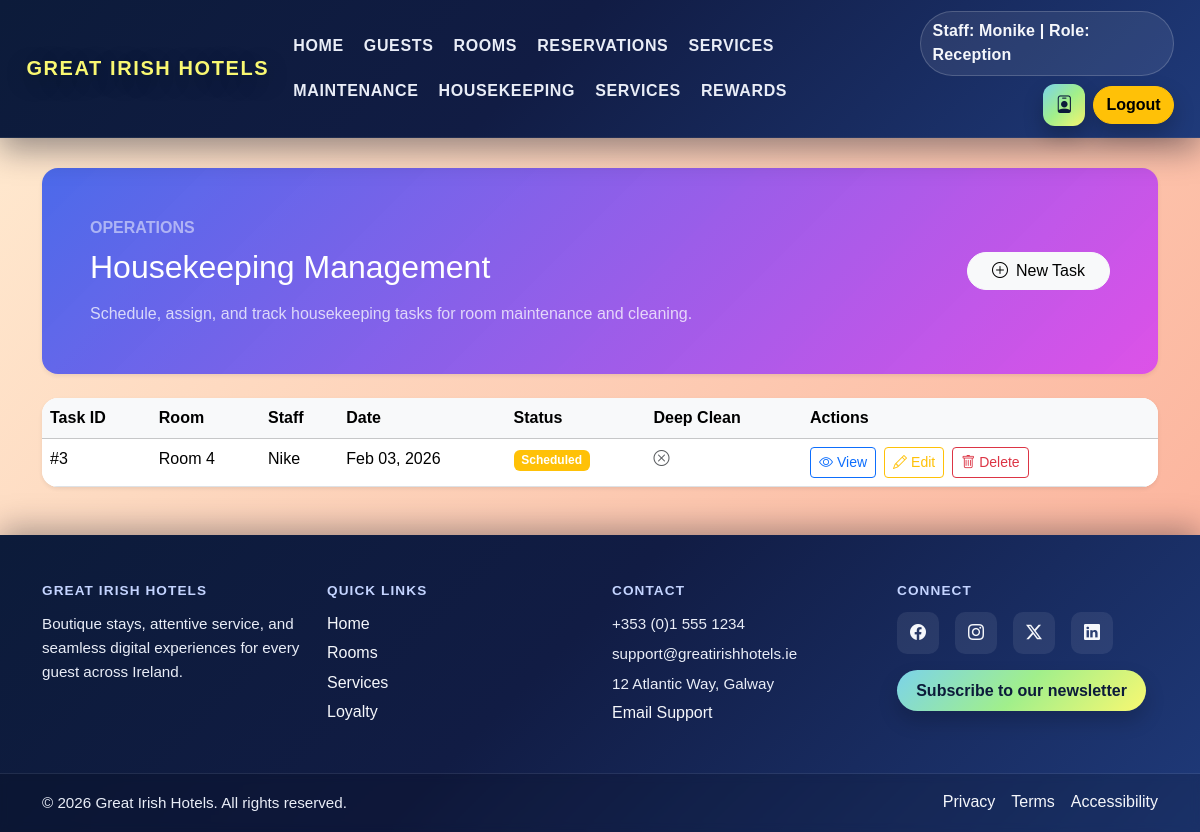
Page /management/housekeeping/ (signed in) on the committed database.
### core/models.py (models this page shows, shortened)
class Staff(models.Model):
	name = models.CharField(max_length=100)
	role = models.ForeignKey('Role', on_delete=models.SET_NULL, null=True)
	email = models.EmailField(unique=True)
	password_hash = models.CharField(max_length=128)

class Role(models.Model):
	ROLE_CATEGORY_CHOICES = [
		('admin', 'Admin'),
		('guest', 'Guest'),
		('staff', 'Staff'),
	]
	name = models.CharField(max_length=50, unique=True)
	category = models.CharField(max_length=10, choices=ROLE_CATEGORY_CHOICES, default='staff')

class Housekeeping(models.Model):
	room = models.ForeignKey(Room, on_delete=models.CASCADE)
	staff = models.ForeignKey(Staff, on_delete=models.SET_NULL, null=True)
	date = models.DateField()
	status = models.CharField(max_length=20, choices=[
		("scheduled", "Scheduled"),
		("in-progress", "In-progress"),
		("completed", "Completed"),
		("inspected", "Inspected")
	])
	time_spent = models.DurationField(null=True, blank=True)
	deep_cleaning = models.BooleanField(default=False)

class Room(models.Model):
	number = models.CharField(max_length=10)
	floor = models.IntegerField()
	type = models.CharField(max_length=50)
	beds = models.IntegerField(default=1)
	rate = models.DecimalField(max_digits=8, decimal_places=2)
	smoking_allowed = models.BooleanField(default=False)
	available = models.BooleanField(default=True)
	image = CloudinaryField('room-image', folder='rooms', blank=True, null=True)

### core/views.py (the view)
# urls.py: path('management/housekeeping/', housekeeping_list, name='housekeeping_list'),
@require_guest_or_staff('Housekeeper', 'Reception')
def housekeeping_list(request):
	tasks = Housekeeping.objects.select_related('room', 'staff').all()
	context = get_user_context(request)
	context['housekeeping'] = tasks
	return render(request, 'core/housekeeping_list.html', context)

### core/views.py (called while the page is built, shortened)
def get_user_context(request):
	guest_name = None
	staff_name = None
	staff_role = None
	guest_id_document = None
	guest_id = request.session.get('guest_id')
	staff_id = request.session.get('staff_id')
	if staff_id:
		try:
			from .models import Staff
			staff_obj = Staff.objects.get(id=staff_id)
			staff_name = staff_obj.name
			staff_role = staff_obj.role.name if staff_obj.role else None
		except Exception:
			pass
	if guest_id:
		try:
			from .models import Guest
			guest_obj = Guest.objects.get(id=guest_id)
			guest_name = f"{guest_obj.first_name} {guest_obj.last_name}"
			guest_id_document = guest_obj.id_document.split('|')[0] if guest_obj.id_document else ''
		except Exception:
			pass
	return {'guest_name': guest_name, 'staff_name': staff_name, 'staff_role': staff_role, 'guest_id_document': guest_id_document}

def require_guest_or_staff(*allowed_staff_roles):
	def decorator(view_func):
		@wraps(view_func)
		def _wrapped(request, *args, **kwargs):
			if request.user.is_authenticated and request.user.is_staff:
				return view_func(request, *args, **kwargs)
			guest_id = request.session.get('guest_id')
			if guest_id:
				return view_func(request, *args, **kwargs)
		return _wrapped
	return decorator

### core/templates/core/housekeeping_list.html (shortened to what this page needs)
{% extends "base.html" %}
{% block content %}
{% include "header.html" %}
<main class="container py-5 guests-management">
    <section class="guest-management-hero rounded-4 shadow-sm p-4 p-lg-5 mb-4">
        <div class="row align-items-center g-4">
            <div class="col-lg-8">
                <p class="text-uppercase text-white-50 fw-semibold mb-2">Operations</p>
                <h2 class="text-white mb-3">Housekeeping Management</h2>
                <p class="text-white-75 mb-0">Schedule, assign, and track housekeeping tasks for room maintenance and cleaning.</p>
            </div>
            <div class="col-lg-4 text-lg-end">
                <a href="{% url 'housekeeping_create' %}" class="btn btn-light rounded-pill px-4">
                    <i class="bi bi-plus-circle me-2"></i>New Task
                </a>
            </div>
        </div>
    </section>
    {% if housekeeping %}
        <div class="table-responsive card shadow-sm border-0 rounded-4">
            <table class="table table-hover mb-0">
                <thead class="table-light">
                    <tr>
                        <th>Task ID</th>
                        <th>Room</th>
                        <th>Staff</th>
                        <th>Date</th>
                        <th>Status</th>
                        <th>Deep Clean</th>
                        <th>Actions</th>
                    </tr>
                </thead>
                <tbody>
                    {% for task in housekeeping %}
                        <tr>
                            <td>#{{ task.id }}</td>
                            <td>Room {{ task.room.number }}</td>
                            <td>{{ task.staff.name|default:"Unassigned" }}</td>
                            <td>{{ task.date|date:"M d, Y" }}</td>
                            <td>
                                {% if task.status == 'scheduled' %}
                                    <span class="badge bg-warning">Scheduled</span>
                                {% elif task.status == 'in-progress' %}
                                    <span class="badge bg-info">In Progress</span>
                                {% elif task.status == 'completed' %}
                                    <span class="badge bg-success">Completed</span>
                                {% else %}
                                    <span class="badge bg-secondary">Inspected</span>
                                {% endif %}
                            </td>
                            <td>
                                {% if task.deep_cleaning %}
                                    <i class="bi bi-check-circle text-success"></i>
                                {% else %}
                                    <i class="bi bi-x-circle text-muted"></i>
                                {% endif %}
                            </td>
                            <td>
                                <div class="d-inline-flex gap-2">
                                    <a href="{% url 'housekeeping_detail' task.id %}" class="btn btn-sm btn-outline-primary">
                                        <i class="bi bi-eye me-1"></i>View
                                    </a>
                                    {% if request.user.is_authenticated and request.user.is_staff or staff_role == 'Housekeeper' or staff_role == 'Reception' %}
                                        <a href="{% url 'housekeeping_update' task.id %}" class="btn btn-sm btn-outline-warning">
                                            <i class="bi bi-pencil me-1"></i>Edit
                                        </a>
                                        <a href="{% url 'housekeeping_delete' task.id %}" class="btn btn-sm btn-outline-danger">
                                            <i class="bi bi-trash me-1"></i>Delete
                                        </a>
                                    {% endif %}
                                </div>
                            </td>
                        </tr>
                    {% endfor %}
                </tbody>
            </table>
        </div>
    {% else %}
        <div class="alert alert-info text-center py-5">
            <p>No housekeeping tasks found. <a href="{% url 'housekeeping_create' %}">Create one</a></p>
        </div>
    {% endif %}
</main>
{% endblock %}

### core/templates/header.html (shortened to what this page needs)
<header class="site-header">
    <nav class="navbar navbar-expand-xl navbar-dark gi-navbar fixed-top">
        <div class="container-xxl">
            <a class="navbar-brand" href="/">Great Irish Hotels</a>
            <div class="collapse navbar-collapse" id="mainNavbar">
                <ul class="navbar-nav align-items-lg-center mx-auto mb-3 mb-lg-0 gap-lg-1">
                    <li class="nav-item"><a class="nav-link gi-nav-link" href="/">Home</a></li>
                    {% if request.user.is_authenticated and request.user.is_staff or staff_role == 'Reception' %}
                        <li class="nav-item"><a class="nav-link gi-nav-link" href="{% url 'guest_list' %}">Guests</a></li>
                    {% endif %}
                    <li class="nav-item"><a class="nav-link gi-nav-link" href="/rooms/">Rooms</a></li>
                    {% if request.user.is_authenticated and request.user.is_staff or staff_role == 'Reception' %}
                        <li class="nav-item"><a class="nav-link gi-nav-link" href="{% url 'reservation_list' %}">Reservations</a></li>
                        <li class="nav-item"><a class="nav-link gi-nav-link" href="{% url 'service_list' %}">Services</a></li>
                    {% endif %}
                    {% if request.user.is_authenticated and request.user.is_staff or staff_role == 'Maintenance' or staff_role == 'Reception' or guest_name %}
                        <li class="nav-item"><a class="nav-link gi-nav-link" href="{% url 'maintenance_list' %}">Maintenance</a></li>
                    {% endif %}
                    {% if request.user.is_authenticated and request.user.is_staff or staff_role == 'Housekeeper' or staff_role == 'Reception' or guest_name %}
                        <li class="nav-item"><a class="nav-link gi-nav-link" href="{% url 'housekeeping_list' %}">Housekeeping</a></li>
                    {% endif %}
                    {% if guest_name %}
                        <li class="nav-item"><a class="nav-link gi-nav-link" href="/services/">Services</a></li>
                    {% endif %}
                    <li class="nav-item"><a class="nav-link gi-nav-link" href="{% url 'loyalty' %}">Rewards</a></li>
                </ul>
                <div class="header-actions d-flex align-items-center gap-2">
                    {% if staff_name and staff_role %}
                        <span class="header-pill">Staff: {{ staff_name }} | Role: {{ staff_role }}</span>
                        {% if request.resolver_match.url_name != 'user_profile' %}
                            <a href="{% url 'user_profile' %}" class="header-icon" title="View/Edit Profile">
                                <i class="bi bi-person-badge"></i>
                            </a>
                        {% endif %}
                        <a href="/logout/" class="btn btn-warning logout-trigger">Logout</a>
                    {% endif %}
                </div>
            </div>
        </div>
    </nav>
</header>

### core/static/style.css (style rules this page uses)
html, body { font-family: Arial, sans-serif; background-color: transparent; position: relative; overflow-x: hidden; min-height: 100%; height: 100%; margin: 0; padding: 0; }
body { display: flex; flex-direction: column; padding-top: calc(var(--nav-height) + 10px); }
main { flex: 1; padding-top: 0.35rem; }
body::before { content: ""; position: fixed; top: 0; left: 0; width: 100%; height: 100%; z-index: -1; background: linear-gradient(130deg, #ffecd2, #fcb69f, #ff9a8b, #ff758c, #f6416c, #f76b1c, #c471ed, #662d8c); background-size: 600% 600%; animation: gradientDrift 12s ease-in-out infinite; pointer-events: none; }
.guests-management .guest-management-hero { background: linear-gradient(135deg, rgba(66, 99, 235, 0.95), rgba(217, 70, 239, 0.9)); color: #fff; margin-top: 2rem; }
.text-white-75 { color: rgba(255, 255, 255, 0.75) !important; }
:root { --nav-height: 78px; }
.site-header { position: relative; z-index: 1030; }
.gi-navbar { background: linear-gradient(135deg, #0c1b3a 0%, #111c44 45%, #1f3a7a 100%); backdrop-filter: blur(10px); box-shadow: 0 12px 30px rgba(4, 9, 30, 0.4); border-bottom: 1px solid rgba(255, 255, 255, 0.08); padding: 0.7rem 0.9rem; min-height: var(--nav-height); }
.gi-navbar .navbar-brand { color: #f9f871; font-weight: 800; letter-spacing: 0.08em; text-transform: uppercase; text-shadow: 0 6px 22px rgba(0, 0, 0, 0.35); }
.gi-navbar .navbar-nav { gap: 0.35rem 0.55rem; flex-wrap: wrap; }
.gi-nav-link { color: #e9edf7; font-weight: 700; text-transform: uppercase; letter-spacing: 0.04em; padding: 0.55rem 0.85rem; position: relative; transition: color 0.2s ease, opacity 0.2s ease; display: inline-flex; align-items: center; gap: 0.35rem; }
.gi-nav-link::after { content: ""; position: absolute; left: 18%; right: 18%; bottom: 0.45rem; height: 2px; background: linear-gradient(90deg, #7bd3ea, #a1ef8b, #f9f871); opacity: 0; transition: opacity 0.2s ease, transform 0.2s ease; transform: scaleX(0.6); }
.header-actions { flex-wrap: wrap; justify-content: flex-start; gap: 0.35rem 0.6rem; }
.header-pill { color: #f5f7fb; background: rgba(255, 255, 255, 0.08); border: 1px solid rgba(255, 255, 255, 0.18); border-radius: 999px; padding: 0.45rem 0.75rem; font-weight: 600; letter-spacing: 0.01em; display: inline-flex; align-items: center; gap: 0.35rem; }
.header-icon { width: 42px; height: 42px; display: inline-flex; align-items: center; justify-content: center; color: #0c1b3a; background: linear-gradient(135deg, #7bd3ea, #a1ef8b, #f9f871); border-radius: 12px; text-decoration: none; font-size: 1.1rem; box-shadow: 0 10px 20px rgba(0, 0, 0, 0.24); transition: transform 0.2s ease, box-shadow 0.2s ease; }
.gi-navbar .btn.btn-warning { border-radius: 999px; font-weight: 700; box-shadow: 0 10px 22px rgba(0, 0, 0, 0.22); }
@media (min-width: 992px) { .header-actions { justify-content: flex-end; } }

### rows in the picture
Staff: name "Monike"
Role: name "Reception"
Housekeeping: id "3", room.number "4", staff.name "Nike", date "Feb 03, 2026", status "Scheduled", deep_cleaning False (drawn)
